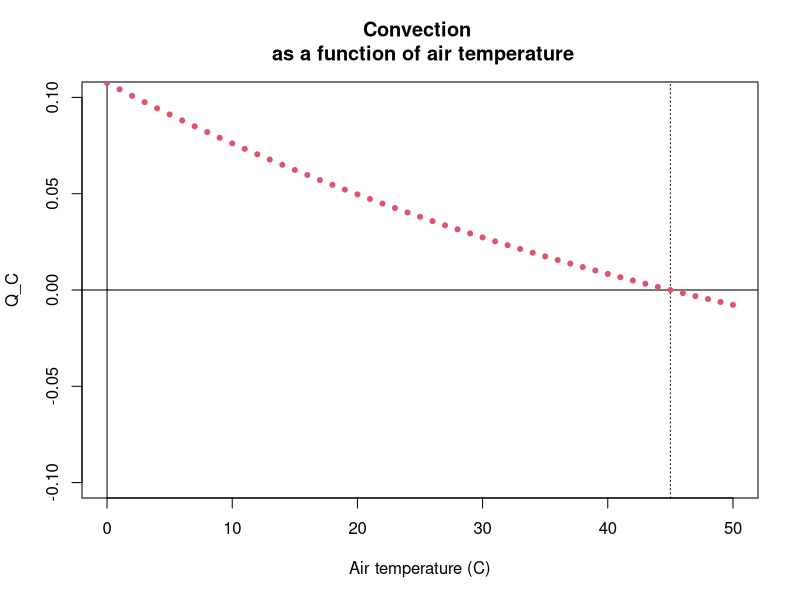

Reproduce this figure in R.
T_thC = 45
T_thK = T_thC+273.15
C_l = 2.429809*10^(-7)   #fitted from log(Nu) = log(Re), or Nu = C_le^n with CChurch1960 data
n = 1.975485       ##fitted from log(Nu) = log(Re), or Nu = C_le^n with CChurch1960 data
l_th = 0.005467   #characteristic dimension of thorax in m (avg thorax diam, from Mitchell1976/Church1960)
v = 4.1
A_th = 9.3896*10^(-5)   #thorax surface area in m^2, from Church1960
#s = 0.9141875
s = 1
M_th = 0.057  #mass of thorax in g, Joos1991
c = 3.349  #specific heat (0.8 cal/g*degC converted to J/g*degC *4.1868), cited in May1976
Pr = 1.013*10^5 #atmospheric pressure in N/m^2 (value used in Sidebotham)
R_specific = 287.058  #J/kg/K for dry air

plot(0,0,ylim=c(-0.1,0.1),xlim=c(0,50),pch=".",
     main=('Convection \n as a function of air temperature'),
     ylab = 'Q_C', xlab = 'Air temperature (C)')
abline(h=0)
abline(v = s*(T_thK)-273.15,lty="dotted")
abline(v = 0)

for(i in 1:51){
  T_aC = i-1    #varying air temp
  T_aK = T_aC+273.15     #air temp in K
  mu = (1.458*10^(-6)*T_aK^1.5)/(T_aK+110.4) #dynamic viscosity of air 
#  rho = 1.2256  #in dry air air at sea level at 15C
  rho = Pr/(R_specific*T_aK)  #in humid air air at sea level 
  #nu = 2.791*10^(-7)*T_aK^(0.7355)/1.2256   #kinematic viscosity of air, equation, divided by air pressure - 'standard sea level' condition from Wikipedoa
  nu = mu/rho #kinematic viscosity #The Shock Absorber Handbook
  kappa = (0.02646*T_aK^1.5)/(T_aK+245.4*10^(-12/T_aK))

  h  = (C_l*kappa/l_th)*(v*l_th/nu)^n
  C1 = (h*A_th*s*T_thK)           #thorax, will be multiplied by T_th, *-.9 is for thorax surface temperature
  C2 = -(h*A_th*T_aK)           #thorax
  C = h*A_th*(s*T_thK-T_aK)
  points(T_aK-273.15,C1+C2,pch=20,col=2)

}
